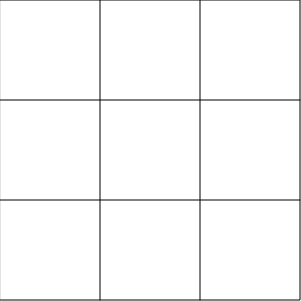
Frame 1 (no input)
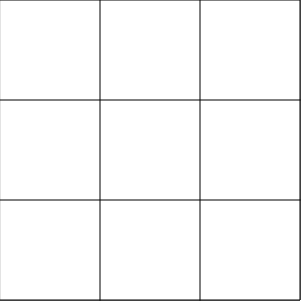
Frame 2 (the mouse pressed at the canvas centre, redrawn once)

The p5.js sketch that drew these frames (run headless with seeded random() and noise() and a simulated clock; the mouse was pressed at the canvas centre and the sketch redrawn once):

// p5.js sketch
// ── sketch.js
var board;
var board_size = 300;
var turn = 1;
var win = 0;
var moves = 0;
var result = 0;

function setup(){
    createCanvas(board_size + 1, board_size + 1)
    noLoop();
    
}

function draw(){
    turn = 1;
    win = 0;
    moves = 0;
    result = 0;

    board = [
        [0, 0, 0],
        [0, 0, 0],
        [0, 0, 0]
    ];

    rect(0, 0, board_size, board_size)
    line(board_size/3, 0, board_size/3, board_size)
    line(2 * board_size/3, 0, 2 * board_size/3,board_size)
    line(0, board_size/3, board_size, board_size/3)
    line(0, 2 * board_size/3, board_size, 2 * board_size / 3)
}

function mousePressed(){
    if(!win){
        var pos = detectBox(mouseX, mouseY)
        if(pos){
            turn = 1 - turn;
            board[pos[0] - 1][pos[1] - 1] = turn + 1;
            drawMove(pos, turn);
            moves++;
            if(checkWin()){
                win = 1;
            }
        }
    }
    else if(win == 1){
        if(skipMousePress() && result == 0){
            fill(0, 0, 0);
            rect(0, 0, board_size, board_size)
            fill(255, 255, 255);
            textSize(board_size / 14)
            text("Player " + str(turn + 1) +" Won", board_size/6,board_size/3);

            textSize(board_size / 14)
            text("( Click to continue... )", (board_size/6) - board_size / 48, (board_size/3) + board_size / 6);
            result = 1;
        }
        else if(result = 1){
            redraw();
        }
    }
    else{
        if(skipMousePress() && result == 0){
            fill(0, 0, 0);
            rect(0, 0, board_size, board_size)
            fill(255, 255, 255);
            textSize(board_size / 14)
            text("Match Draw!", board_size/6,board_size/3);

            textSize(board_size / 14)
            text("( Click to continue... )", (board_size/6) - board_size / 48, (board_size/3) + board_size / 6);
            
            result = 1;
        }
        else if(result = 1){
            redraw();
        }
    }
}

function detectBox(x, y){

    pos = [99, 99];

    if(x > 0 && x < board_size / 3){
        //first column\
        pos[0] = 1;
    }
    else if (x > board_size / 3 && x < 2 * board_size / 3){
        //second column
        pos[0] = 2;
    }
    else if (x > 2 * board_size / 3 && x < board_size){
        //third column
        pos[0] = 3;
    }

    if(y > 0 && y < board_size / 3){
        pos[1] = 1;
    }
    else if(y > board_size / 3 && y < 2 * board_size / 3){
        pos[1] = 2;
    }
    else if(y > 2 * board_size / 3 && y < board_size){
        pos[1] = 3;
    }

    return pos[0] == 99 || pos[1] == 99 ? undefined : pos;

}

function drawMove(pos, player){
    player ? fill(0 ,0, 0) : fill(255, 255, 255);
    ellipse((pos[0] * board_size / 3) - (board_size / 6), (pos[1] * board_size / 3) - (board_size / 6), board_size / 6, board_size / 6)
}

function checkWin(){

    for(i = 0; i < 3; i++){
        if(board[0][i] == board[1][i] && board[0][i] != 0){
            if(board[1][i] == board[2][i]){
                stroke(50);
                line(0 + board_size / 24, (i * 2 + 1) * board_size / 6, board_size - board_size/24, (i * 2 + 1) * board_size / 6)
                return board[0][i];
            }
        }
    }

    for(i = 0; i < 3; i++){
        if(board[i][0] == board[i][1] && board[i][0] != 0){
            if(board[i][1] == board[i][2]){
                line((i * 2 + 1) * board_size / 6, 0 + board_size / 24, (i * 2 + 1) * board_size / 6, board_size - board_size/24)
                return board[i][0];
            }
        }
    }
 
    if(board[0][0] == board[1][1] && board[0][0] != 0){
        if(board[1][1] == board[2][2]){
            line(0 + board_size / 12, board_size/12, 11 * board_size / 12, 11 * board_size / 12)
            return board[0][0];
        }
    }
    
    if(board[0][2] == board[1][1] && board[0][2] != 0){
        if(board[1][1] == board[2][0]){
            line(11 * board_size / 12, 0 + board_size / 12, board_size/12, 11 * board_size / 12)
            return board[0][2];
        }
    }

    if(moves == 9){
        win = 2;
    }
}

var mousePresses = 0;
function skipMousePress(){
    mousePresses++;
    if(mousePresses > 0){
        mousePresses = 0;
        return true;
    }
    return false;
}
